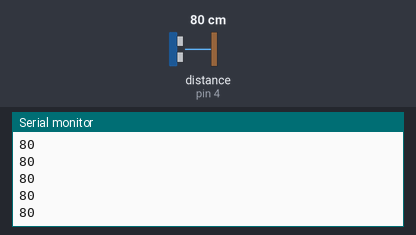
The sketch below on a simulated Arduino Uno, built with avr-gcc and run on an emulated ATmega328P. Parts: the last lines printed to the serial monitor. The inputs (shaded band) are chosen by the test bench; at power-on: distance to the obstacle (sensor on pin 4) 80 cm.

Above: at 1.2 s.
1.3 s: distance to the obstacle (sensor on pin 4) set to 2 cm
At 2.4 s:
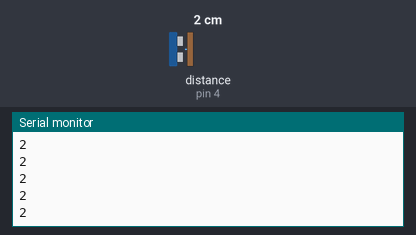
2.8 s: distance to the obstacle (sensor on pin 4) set to 4 cm
At 3.4 s:
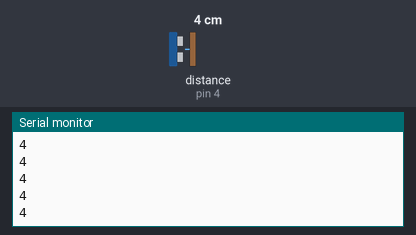
Timing chart, 0 to 5.8 s (numbered marks = the images above; inputs shaded):
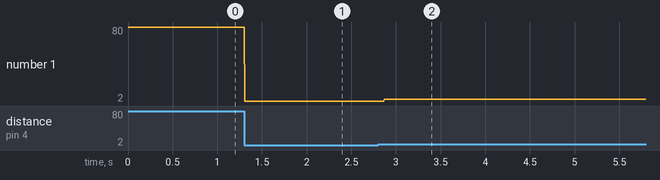

The sketch:

sonar.ino
```cpp
#include <Ultrasonic.h>

int distance = 0;
int p_sonar = 4;
Ultrasonic sonar(p_sonar);

void setup() {
    Serial.begin(9600);
}

void loop() {
    distance = sonar.MeasureInCentimeters();
    if (distance <= 400) {
        Serial.println(distance);
    } else {
        Serial.println("Out of range");
    }
}
```

Measured:
- after the input at 1.3 s, the serial monitor: prints a new line at once (image 1)
- after the input at 2.8 s, the serial monitor: prints a new line after 0.07 s (image 2)
- plotted number 1: 80 → 2 after the input at 1.3 s, 2 → 4 after the input at 2.8 s
